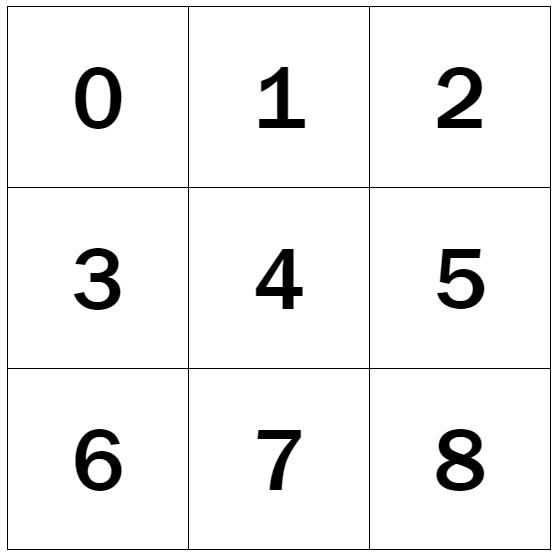
#> input picture blog/assets/tic-tac-toe/board-indexed.png, 556 x 556 px
$ python drawDiagonals.py
#> lines starting #> are read from the running program, lines starting #| are printed output that depends on the picture
import matplotlib.pyplot as plt
from PIL import Image

# Open the image
image_path = '../assets/tic-tac-toe/board-indexed.png'
img = Image.open(image_path)
#> img is the input picture: PIL image 556x556 RGB; min 0, max 255, mean 241.8

# Create a plot
fig, ax = plt.subplots()

# Display the image
ax.imshow(img)

# Coordinates for the lines
shift = 0.5
lines = [
    ([0 + shift, 0 + shift], [0 + shift, 2 + shift]),  # Vertical left
    ([2 + shift, 2 + shift], [0 + shift, 2 + shift]),  # Vertical right
    ([0 + shift, 2 + shift], [2 + shift, 2 + shift]),  # Horizontal top
    ([0 + shift, 2 + shift], [0 + shift, 0 + shift]),  # Horizontal bottom
    ([0 + shift, 2 + shift], [2 + shift, 0 + shift]),  # Diagonal \
    ([0 + shift, 2 + shift], [0 + shift, 2 + shift]),  # Diagonal /
    ([1 + shift, 1 + shift], [0 + shift, 2 + shift]),  # Vertical middle
    ([0 + shift, 2 + shift], [1 + shift, 1 + shift])   # Horizontal middle
]


# Scale factors to match the coordinates with the image
scale_x = img.size[0] / 3
#> scale_x = 185.3
scale_y = img.size[1] / 3
#> scale_y = 185.3

# Plot lines with specified colors
colors = ['red', 'red', 'blue', 'blue', 'green', 'green', 'red', 'blue']
for line, color in zip(lines, colors):
    ax.plot([x * scale_x for x in line[0]], [y * scale_y for y in line[1]], color=color, linewidth=2)

# Hide the axes
ax.axis('off')

# Show the plot
plt.show()
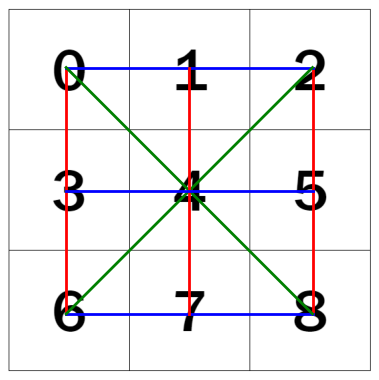
#> figure drawn by matplotlib, 1 panel

$ run again, with blog/assets/tic-tac-toe/board-3.png copied over blog/assets/tic-tac-toe/board-indexed.png
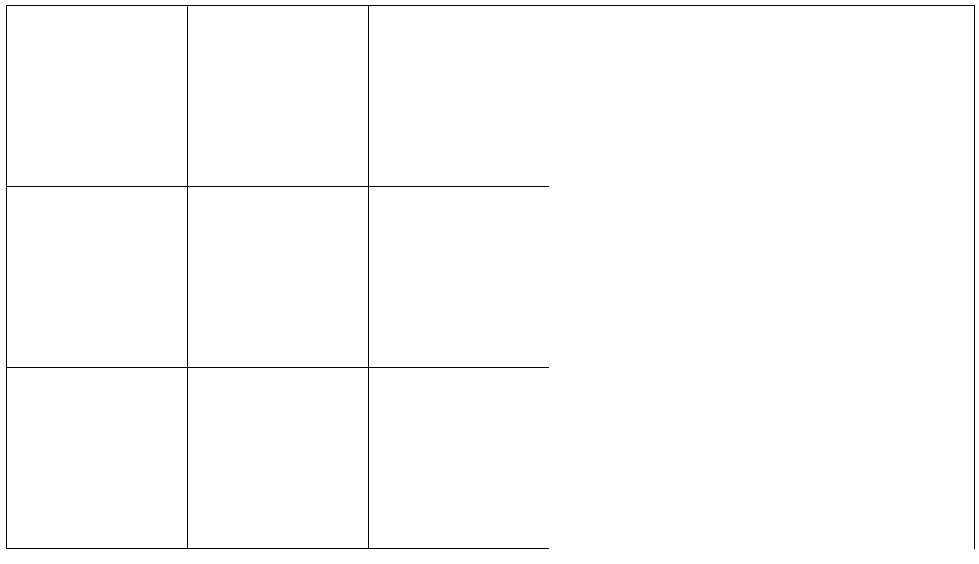
#> input picture blog/assets/tic-tac-toe/board-3.png, 979 x 564 px
#> img is the input picture: PIL image 979x564 RGB; 99.1% white; black in thin lines or dots
#> `plt.show()`:
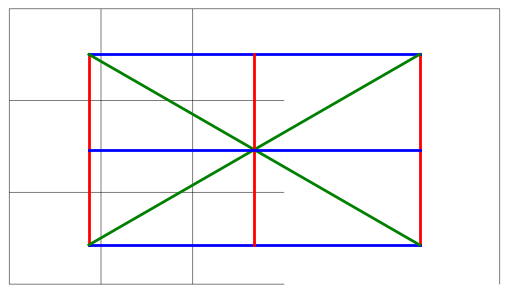
#> figure drawn by matplotlib, 1 panel

$ run again, with blog/assets/tic-tac-toe/board-highlighted-lines.png copied over blog/assets/tic-tac-toe/board-indexed.png
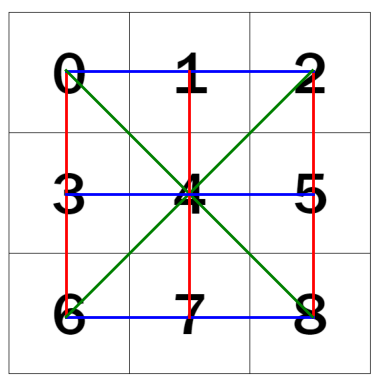
#> input picture blog/assets/tic-tac-toe/board-highlighted-lines.png, 378 x 385 px
#> img is the input picture: PIL image 378x385 RGB; mean R, G, B 237, 235.2, 237.1
#> `plt.show()`:
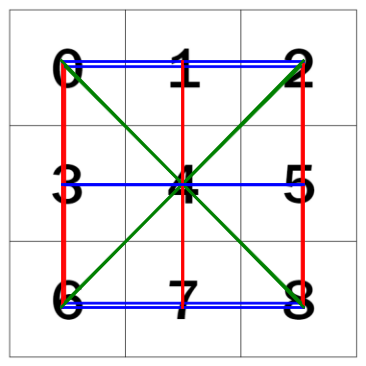
#> figure drawn by matplotlib, 1 panel

$ run again, with blog/assets/tic-tac-toe/board-left-right.png copied over blog/assets/tic-tac-toe/board-indexed.png
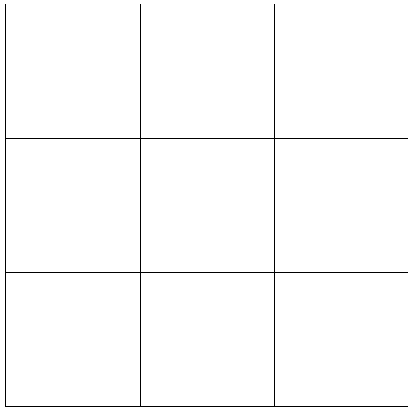
#> input picture blog/assets/tic-tac-toe/board-left-right.png, 416 x 416 px
#> img is the input picture: PIL image 416x416 RGB; 98.6% white; black in thin lines or dots
#> `plt.show()`:
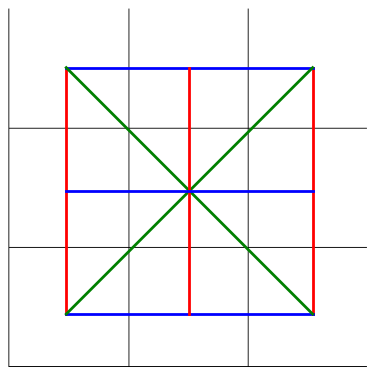
#> figure drawn by matplotlib, 1 panel
